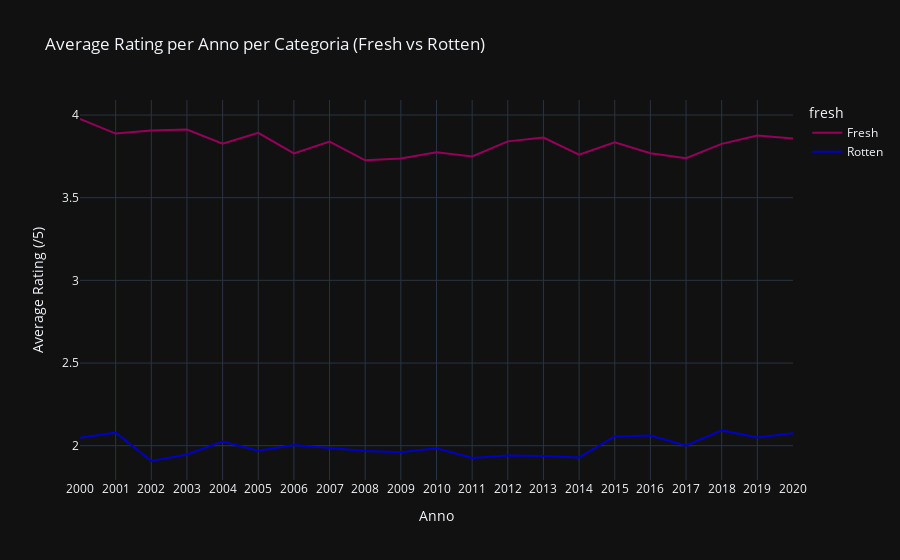
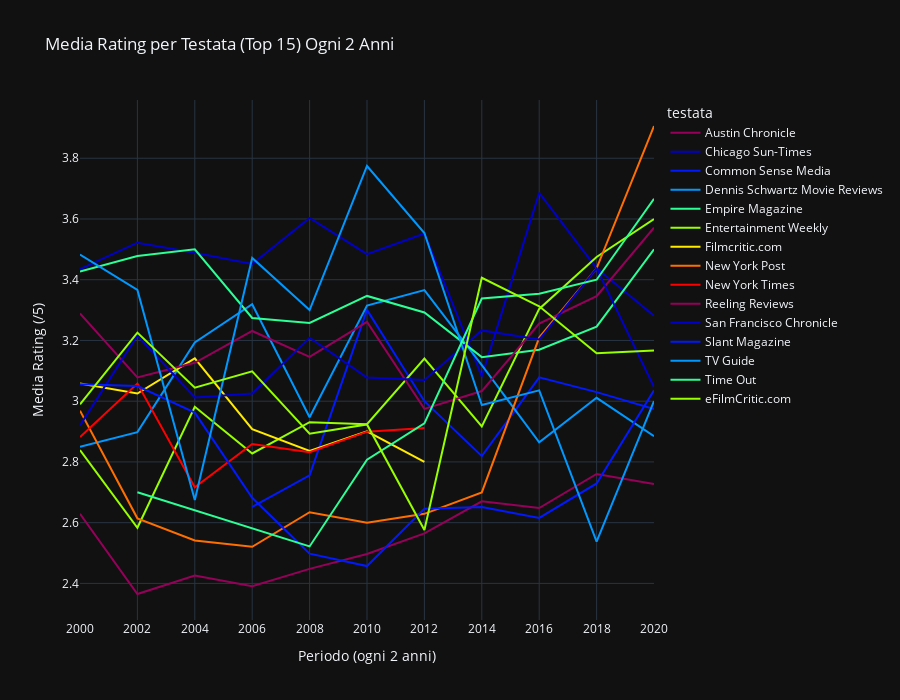

The code cell stored with these charts, in order, in its notebook:
### Code cell
# Media dei rating per anno e categoria (solo Fresh/Rotten)

grouped = df.groupby(['year', 'fresh'])['rating_normalized'].mean().reset_index()

fig = px.line(
    grouped, x='year', y='rating_normalized', color='fresh',
    title="Average Rating per Anno per Categoria (Fresh vs Rotten)",
    template='plotly_dark', color_discrete_sequence=px.colors.sequential.Rainbow
)

fig.update_layout(xaxis=dict(title='Anno', dtick=1), yaxis_title="Average Rating (/5)")
fig.show()

df['period'] = (df['year'] // 2) * 2

#calcolo delle top 15 testate per numero di recensioni
top_testate = df['testata'].value_counts().nlargest(15).index.tolist()
filtered_df = df[df['testata'].isin(top_testate)]

grouped_2y = filtered_df.groupby(['testata', 'period'])['rating_normalized'].mean().reset_index()

fig = px.line(
    grouped_2y,
    x="period", y="rating_normalized", color="testata",
    title="Media Rating per Testata (Top 15) Ogni 2 Anni",
    template="plotly_dark", color_discrete_sequence=px.colors.sequential.Rainbow,
    height=700
)

fig.update_layout(xaxis=dict(title="Periodo (ogni 2 anni)", dtick=2), yaxis_title="Media Rating (/5)")
fig.show()
#le reviews del newyork times si fermano al 2013 anche nel csv

### Figure 1 — Plotly figure (JSON) as saved in the notebook; plotly's stock layout.template omitted (floating-point values rounded to 4 significant figures)
{"data": [{"hovertemplate": "fresh=Fresh<br>year=%{x}<br>rating_normalized=%{y}<extra></extra>", "legendgroup": "Fresh", "line": {"color": "rgb(150,0,90)", "dash": "solid"}, "marker": {"symbol": "circle"}, "mode": "lines", "name": "Fresh", "orientation": "v", "showlegend": true, "type": "scatter", "x": [2000, 2001, 2002, 2003, 2004, 2005, 2006, 2007, 2008, 2009, 2010, 2011, 2012, 2013, 2014, 2015, 2016, 2017, 2018, 2019, 2020], "xaxis": "x", "y": [3.976, 3.888, 3.906, 3.912, 3.826, 3.892, 3.768, 3.839, 3.726, 3.737, 3.774, 3.749, 3.841, 3.863, 3.76, 3.835, 3.769, 3.739, 3.825, 3.875, 3.858], "yaxis": "y"}, {"hovertemplate": "fresh=Rotten<br>year=%{x}<br>rating_normalized=%{y}<extra></extra>", "legendgroup": "Rotten", "line": {"color": "rgb(0,0,200)", "dash": "solid"}, "marker": {"symbol": "circle"}, "mode": "lines", "name": "Rotten", "orientation": "v", "showlegend": true, "type": "scatter", "x": [2000, 2001, 2002, 2003, 2004, 2005, 2006, 2007, 2008, 2009, 2010, 2011, 2012, 2013, 2014, 2015, 2016, 2017, 2018, 2019, 2020], "xaxis": "x", "y": [2.048, 2.079, 1.908, 1.947, 2.025, 1.97, 2.004, 1.986, 1.968, 1.961, 1.985, 1.926, 1.941, 1.937, 1.929, 2.056, 2.062, 2.001, 2.093, 2.05, 2.076], "yaxis": "y"}], "layout": {"legend": {"title": {"text": "fresh"}, "tracegroupgap": 0}, "title": {"text": "Average Rating per Anno per Categoria (Fresh vs Rotten)"}, "xaxis": {"anchor": "y", "domain": [0, 1], "dtick": 1, "title": {"text": "Anno"}}, "yaxis": {"anchor": "x", "domain": [0, 1], "title": {"text": "Average Rating (/5)"}}}}

### Figure 2 — Plotly figure (JSON) as saved in the notebook; plotly's stock layout.template omitted (floating-point values rounded to 4 significant figures)
{"data": [{"hovertemplate": "testata=Austin Chronicle<br>period=%{x}<br>rating_normalized=%{y}<extra></extra>", "legendgroup": "Austin Chronicle", "line": {"color": "rgb(150,0,90)", "dash": "solid"}, "marker": {"symbol": "circle"}, "mode": "lines", "name": "Austin Chronicle", "orientation": "v", "showlegend": true, "type": "scatter", "x": [2000, 2002, 2004, 2006, 2008, 2010, 2012, 2014, 2016, 2018, 2020], "xaxis": "x", "y": [2.629, 2.365, 2.426, 2.391, 2.448, 2.497, 2.565, 2.67, 2.648, 2.76, 2.727], "yaxis": "y"}, {"hovertemplate": "testata=Chicago Sun-Times<br>period=%{x}<br>rating_normalized=%{y}<extra></extra>", "legendgroup": "Chicago Sun-Times", "line": {"color": "rgb(0,0,200)", "dash": "solid"}, "marker": {"symbol": "circle"}, "mode": "lines", "name": "Chicago Sun-Times", "orientation": "v", "showlegend": true, "type": "scatter", "x": [2000, 2002, 2004, 2006, 2008, 2010, 2012, 2014, 2016, 2018, 2020], "xaxis": "x", "y": [3.435, 3.522, 3.489, 3.452, 3.603, 3.484, 3.552, 3.082, 3.686, 3.438, 3.281], "yaxis": "y"}, {"hovertemplate": "testata=Common Sense Media<br>period=%{x}<br>rating_normalized=%{y}<extra></extra>", "legendgroup": "Common Sense Media", "line": {"color": "rgb(0,25,255)", "dash": "solid"}, "marker": {"symbol": "circle"}, "mode": "lines", "name": "Common Sense Media", "orientation": "v", "showlegend": true, "type": "scatter", "x": [2006, 2008, 2010, 2012, 2014, 2016, 2018, 2020], "xaxis": "x", "y": [2.652, 2.756, 3.301, 3.0, 2.819, 3.078, 3.03, 2.974], "yaxis": "y"}, {"hovertemplate": "testata=Dennis Schwartz Movie Reviews<br>period=%{x}<br>rating_normalized=%{y}<extra></extra>", "legendgroup": "Dennis Schwartz Movie Reviews", "line": {"color": "rgb(0,152,255)", "dash": "solid"}, "marker": {"symbol": "circle"}, "mode": "lines", "name": "Dennis Schwartz Movie Reviews", "orientation": "v", "showlegend": true, "type": "scatter", "x": [2000, 2002, 2004, 2006, 2008, 2010, 2012, 2014, 2016, 2018, 2020], "xaxis": "x", "y": [2.85, 2.898, 3.193, 3.319, 2.947, 3.315, 3.366, 3.119, 2.864, 3.011, 2.885], "yaxis": "y"}, {"hovertemplate": "testata=Empire Magazine<br>period=%{x}<br>rating_normalized=%{y}<extra></extra>", "legendgroup": "Empire Magazine", "line": {"color": "rgb(44,255,150)", "dash": "solid"}, "marker": {"symbol": "circle"}, "mode": "lines", "name": "Empire Magazine", "orientation": "v", "showlegend": true, "type": "scatter", "x": [2000, 2002, 2004, 2006, 2008, 2010, 2012, 2014, 2016, 2018, 2020], "xaxis": "x", "y": [3.427, 3.478, 3.5, 3.274, 3.258, 3.347, 3.292, 3.145, 3.169, 3.245, 3.5], "yaxis": "y"}, {"hovertemplate": "testata=Entertainment Weekly<br>period=%{x}<br>rating_normalized=%{y}<extra></extra>", "legendgroup": "Entertainment Weekly", "line": {"color": "rgb(151,255,0)", "dash": "solid"}, "marker": {"symbol": "circle"}, "mode": "lines", "name": "Entertainment Weekly", "orientation": "v", "showlegend": true, "type": "scatter", "x": [2000, 2002, 2004, 2006, 2008, 2010, 2012, 2014, 2016, 2018, 2020], "xaxis": "x", "y": [2.839, 2.583, 2.981, 2.828, 2.931, 2.924, 3.14, 2.917, 3.304, 3.475, 3.6], "yaxis": "y"}, {"hovertemplate": "testata=Filmcritic.com<br>period=%{x}<br>rating_normalized=%{y}<extra></extra>", "legendgroup": "Filmcritic.com", "line": {"color": "rgb(255,234,0)", "dash": "solid"}, "marker": {"symbol": "circle"}, "mode": "lines", "name": "Filmcritic.com", "orientation": "v", "showlegend": true, "type": "scatter", "x": [2000, 2002, 2004, 2006, 2008, 2010, 2012], "xaxis": "x", "y": [3.058, 3.025, 3.141, 2.908, 2.836, 2.901, 2.8], "yaxis": "y"}, {"hovertemplate": "testata=New York Post<br>period=%{x}<br>rating_normalized=%{y}<extra></extra>", "legendgroup": "New York Post", "line": {"color": "rgb(255,111,0)", "dash": "solid"}, "marker": {"symbol": "circle"}, "mode": "lines", "name": "New York Post", "orientation": "v", "showlegend": true, "type": "scatter", "x": [2000, 2002, 2004, 2006, 2008, 2010, 2012, 2014, 2016, 2018, 2020], "xaxis": "x", "y": [2.969, 2.614, 2.541, 2.521, 2.634, 2.6, 2.629, 2.7, 3.209, 3.438, 3.906], "yaxis": "y"}, {"hovertemplate": "testata=New York Times<br>period=%{x}<br>rating_normalized=%{y}<extra></extra>", "legendgroup": "New York Times", "line": {"color": "rgb(255,0,0)", "dash": "solid"}, "marker": {"symbol": "circle"}, "mode": "lines", "name": "New York Times", "orientation": "v", "showlegend": true, "type": "scatter", "x": [2000, 2002, 2004, 2006, 2008, 2010, 2012], "xaxis": "x", "y": [2.882, 3.058, 2.717, 2.859, 2.832, 2.9, 2.912], "yaxis": "y"}, {"hovertemplate": "testata=Reeling Reviews<br>period=%{x}<br>rating_normalized=%{y}<extra></extra>", "legendgroup": "Reeling Reviews", "line": {"color": "rgb(150,0,90)", "dash": "solid"}, "marker": {"symbol": "circle"}, "mode": "lines", "name": "Reeling Reviews", "orientation": "v", "showlegend": true, "type": "scatter", "x": [2000, 2002, 2004, 2006, 2008, 2010, 2012, 2014, 2016, 2018, 2020], "xaxis": "x", "y": [3.289, 3.078, 3.127, 3.231, 3.146, 3.261, 2.975, 3.033, 3.256, 3.346, 3.571], "yaxis": "y"}, {"hovertemplate": "testata=San Francisco Chronicle<br>period=%{x}<br>rating_normalized=%{y}<extra></extra>", "legendgroup": "San Francisco Chronicle", "line": {"color": "rgb(0,0,200)", "dash": "solid"}, "marker": {"symbol": "circle"}, "mode": "lines", "name": "San Francisco Chronicle", "orientation": "v", "showlegend": true, "type": "scatter", "x": [2000, 2002, 2004, 2006, 2008, 2010, 2012, 2014, 2016, 2018, 2020], "xaxis": "x", "y": [2.92, 3.216, 3.013, 3.025, 3.209, 3.078, 3.07, 3.233, 3.203, 3.438, 3.047], "yaxis": "y"}, {"hovertemplate": "testata=Slant Magazine<br>period=%{x}<br>rating_normalized=%{y}<extra></extra>", "legendgroup": "Slant Magazine", "line": {"color": "rgb(0,25,255)", "dash": "solid"}, "marker": {"symbol": "circle"}, "mode": "lines", "name": "Slant Magazine", "orientation": "v", "showlegend": true, "type": "scatter", "x": [2000, 2002, 2004, 2006, 2008, 2010, 2012, 2014, 2016, 2018, 2020], "xaxis": "x", "y": [3.056, 3.05, 2.962, 2.682, 2.498, 2.457, 2.646, 2.652, 2.616, 2.729, 3.036], "yaxis": "y"}, {"hovertemplate": "testata=TV Guide<br>period=%{x}<br>rating_normalized=%{y}<extra></extra>", "legendgroup": "TV Guide", "line": {"color": "rgb(0,152,255)", "dash": "solid"}, "marker": {"symbol": "circle"}, "mode": "lines", "name": "TV Guide", "orientation": "v", "showlegend": true, "type": "scatter", "x": [2000, 2002, 2004, 2006, 2008, 2010, 2012, 2014, 2016, 2018, 2020], "xaxis": "x", "y": [3.483, 3.366, 2.675, 3.472, 3.3, 3.775, 3.554, 2.987, 3.036, 2.538, 3.0], "yaxis": "y"}, {"hovertemplate": "testata=Time Out<br>period=%{x}<br>rating_normalized=%{y}<extra></extra>", "legendgroup": "Time Out", "line": {"color": "rgb(44,255,150)", "dash": "solid"}, "marker": {"symbol": "circle"}, "mode": "lines", "name": "Time Out", "orientation": "v", "showlegend": true, "type": "scatter", "x": [2002, 2006, 2008, 2010, 2012, 2014, 2016, 2018, 2020], "xaxis": "x", "y": [2.7, 2.581, 2.522, 2.807, 2.927, 3.338, 3.354, 3.4, 3.667], "yaxis": "y"}, {"hovertemplate": "testata=eFilmCritic.com<br>period=%{x}<br>rating_normalized=%{y}<extra></extra>", "legendgroup": "eFilmCritic.com", "line": {"color": "rgb(151,255,0)", "dash": "solid"}, "marker": {"symbol": "circle"}, "mode": "lines", "name": "eFilmCritic.com", "orientation": "v", "showlegend": true, "type": "scatter", "x": [2000, 2002, 2004, 2006, 2008, 2010, 2012, 2014, 2016, 2018, 2020], "xaxis": "x", "y": [2.99, 3.226, 3.045, 3.098, 2.893, 2.923, 2.576, 3.406, 3.312, 3.158, 3.167], "yaxis": "y"}], "layout": {"height": 700, "legend": {"title": {"text": "testata"}, "tracegroupgap": 0}, "title": {"text": "Media Rating per Testata (Top 15) Ogni 2 Anni"}, "xaxis": {"anchor": "y", "domain": [0, 1], "dtick": 2, "title": {"text": "Periodo (ogni 2 anni)"}}, "yaxis": {"anchor": "x", "domain": [0, 1], "title": {"text": "Media Rating (/5)"}}}}
